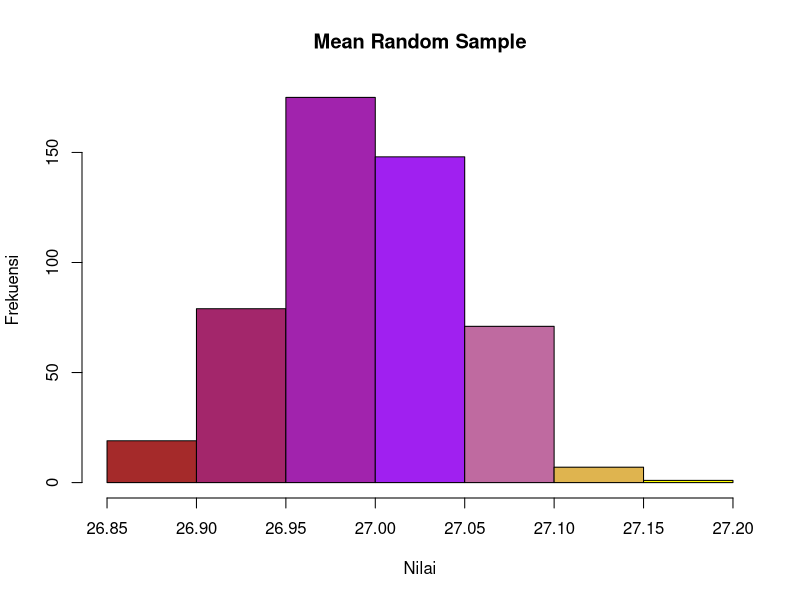
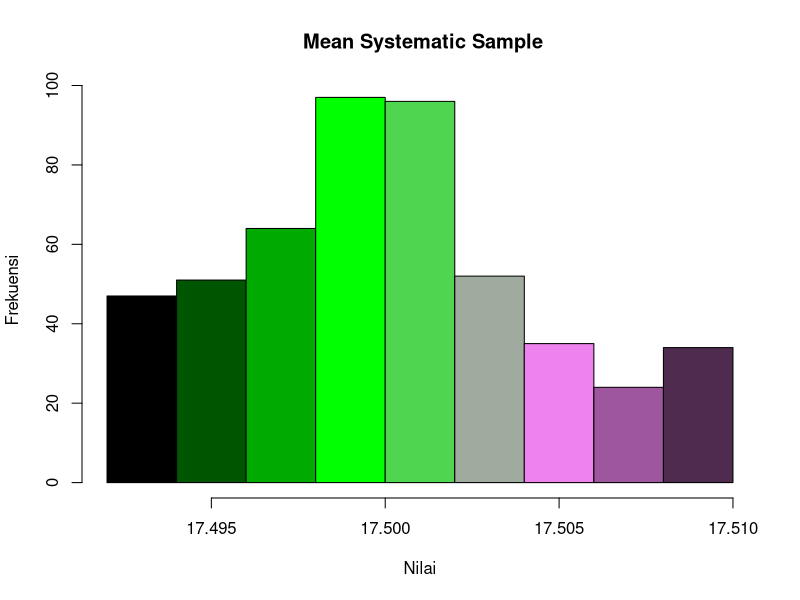
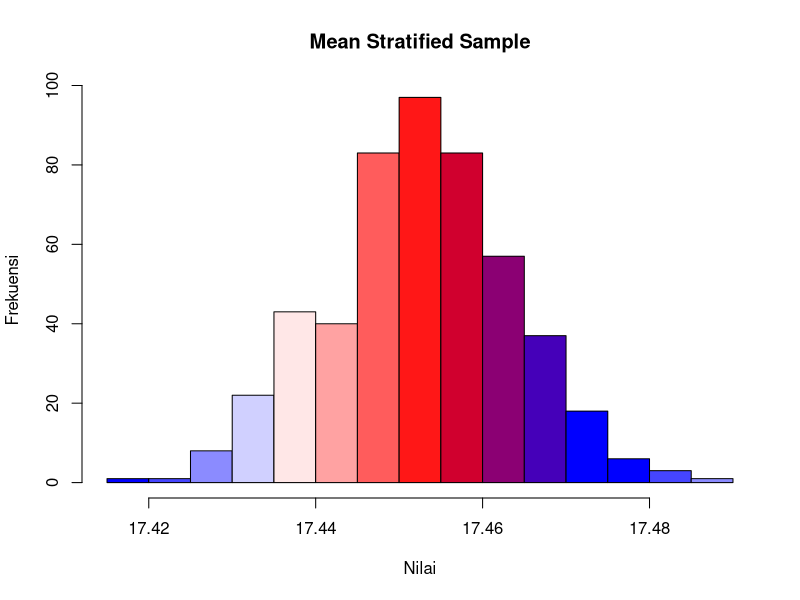

The R source for these figures, in order:
## ---- chunk 1
# Random Sample
set.seed(918273645)
data_binom1 = rbinom(100000, size = 30, prob = 0.9)

mean_random_sample = numeric(500)

for (i in 1:500) {
  random_sample = sample(data_binom1, 1000)
  mean_random_sample[i] = mean(random_sample)
  if (i<6 || i>498){
    cat("3 sample pertama ke -", i, "=", random_sample[1:3], "\n")
    cat("3 sample terakhir ke -", i, "=", random_sample[998:1000], "\n")
    cat("Mean sample ke -", i, "=", mean_random_sample[i], "\n\n")
  }
}

mean1 = matrix(mean_random_sample, 50, 10)
mean1
warna1 <- colorRampPalette(c("brown", "purple", "yellow", "brown"))
hist(mean_random_sample, main = "Mean Random Sample",xlab = "Nilai", ylab = "Frekuensi", col = warna1(10))

# Systematic Sample
set.seed(918273645)
data_binom2 = rbinom(100000, size = 25, prob = 0.7)

mean_systematic_sample = numeric(500)

systematic.samp = function(data, n_sample) {
  n_population = length(data)
  data = sort(data)
  k = n_population/n_sample
  start = sample(1:k, 1)
  sample = seq(start, n_population, by = k)
  return(data[sample])
}

for (i in 1:500) {
  systematic_sample = systematic.samp(data_binom2, 1000)
  mean_systematic_sample[i] = mean(systematic_sample)
  if (i<6 || i>498){
    cat("3 sample pertama ke -", i, "=", systematic_sample[1:3], "\n")
    cat("3 sample terakhir ke -", i, "=", systematic_sample[998:1000], "\n")
    cat("Mean sample ke -", i, "=", mean_systematic_sample[i], "\n\n")
  }
}

mean2 = matrix(mean_systematic_sample, 50, 10)
mean2
warna2 <- colorRampPalette(c("black", "green", "violet", "black"))
hist(mean_systematic_sample, main = " Mean Systematic Sample",xlab = "Nilai", ylab = "Frekuensi", col = warna2(10))

# Stratified Sample
set.seed(918273645)
data_binom3 = rbinom(100000, size = 20, prob = 0.4)

mean_stratified_sample = numeric(500)

stratified.samp = function(data, n_sample) {
  n = length(data)
  num_strata = round(1 + 3.3*log(n))
  stratum_size = floor(n_sample/num_strata)
  strata_indices = rep(1:num_strata, each = stratum_size)
  if (length(strata_indices) < n_sample) {
    strata_indices = c(strata_indices, sample(1:num_strata, n_sample-length(strata_indices), replace = TRUE))
  }
  strata_sample = lapply(unique(strata_indices), function(x) {
    sample(data[which(strata_indices == x)], stratum_size)
  })
  sample_data = unlist(strata_sample)
  return(sample_data)
}

for (i in 1:500) {
  stratified_sample = stratified.samp(data_binom2, 1000)
  mean_stratified_sample[i] = mean(stratified_sample)
  if (i<6 || i>498){
    cat("3 sample pertama ke -", i, "=", stratified_sample[1:3], "\n")
    cat("3 sample terakhir ke -", i, "=", stratified_sample[998:1000], "\n")
    cat("Mean sample ke -", i, "=", mean_stratified_sample[i], "\n\n")
  }
}

mean3 = matrix(mean_stratified_sample, 50, 10)
mean3

warna3 <- colorRampPalette(c("blue", "white", "red", "blue"))
hist(mean_stratified_sample, main = "Mean Stratified Sample", xlab = "Nilai", ylab = "Frekuensi", col=warna3(12))
